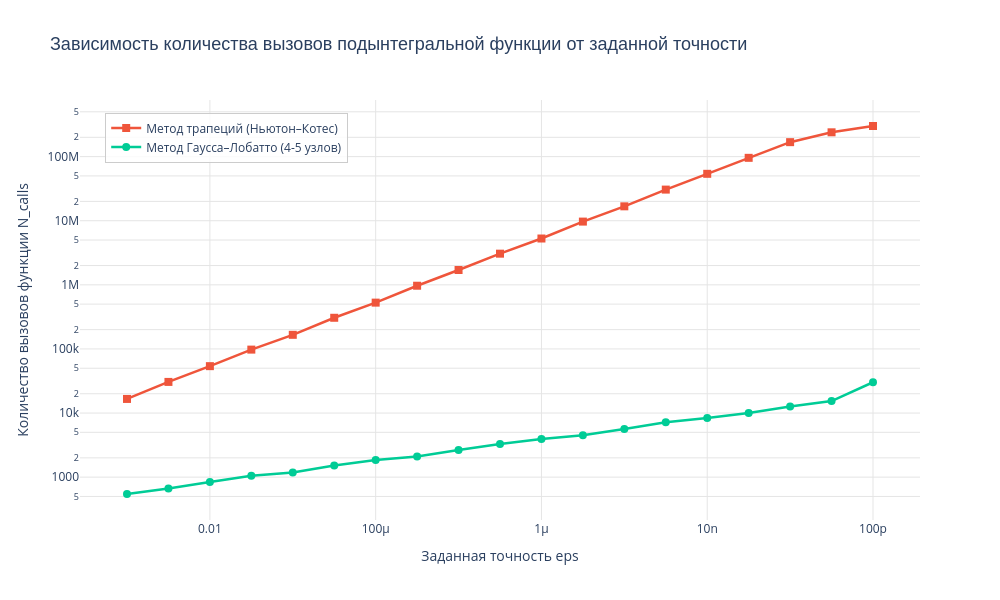

Notebook cell for this chart:
### Code cell
# ---------------------------------------------------------------------
# График 1: Вычислительные затраты (N_calls) от заданной точности eps
# ---------------------------------------------------------------------
fig1 = go.Figure()

fig1.add_trace(go.Scatter(
    x=trap_df["eps"],
    y=trap_df["func_calls"],
    mode="lines+markers",
    name="Метод трапеций (Ньютон–Котес)",
    line=dict(color="#EF553B", width=2.5),
    marker=dict(size=8, symbol="square")
))

fig1.add_trace(go.Scatter(
    x=lob_df["eps"],
    y=lob_df["func_calls"],
    mode="lines+markers",
    name="Метод Гаусса–Лобатто (4-5 узлов)",
    line=dict(color="#00CC96", width=2.5),
    marker=dict(size=8, symbol="circle")
))

fig1.update_layout(
    title=dict(
        text="Зависимость числа вызовов функции от заданной точности eps",
        font=dict(size=18, family="Arial")
    ),
    xaxis=dict(
        title="Заданная точность eps",
        type="log",
        autorange="reversed",
        showgrid=True,
        gridcolor="#E5E5E5",
        tickformat=".1e"
    ),
    yaxis=dict(
        title="Число вызовов функции N_calls",
        type="log",
        showgrid=True,
        gridcolor="#E5E5E5",
        tickformat=".1e"
    ),
    template="plotly_white",
    legend=dict(x=0.03, y=0.97, bgcolor="rgba(255,255,255,0.85)", bordercolor="#CCCCCC", borderwidth=1),
    width=1000,
    height=600
)

fig1.write_image("../data/calls_vs_eps.png", scale=2)
fig1.show()

### Figure 1 — Plotly figure (JSON) as saved in the notebook; plotly's stock layout.template omitted (floating-point values rounded to 4 significant figures)
{"data": [{"line": {"color": "#EF553B", "width": 2.5}, "marker": {"size": 8, "symbol": "square"}, "mode": "lines+markers", "name": "Метод трапеций (Ньютон–Котес)", "type": "scatter", "x": [0.1, 0.03162, 0.01, 0.003162, 0.001, 0.0003162, 0.0001, 3.162e-05, 1e-05, 3.162e-06, 1e-06, 3.162e-07, 1e-07, 3.162e-08, 1e-08, 3.162e-09, 1e-09, 3.162e-10, 1e-10], "y": [16599, 30601, 53899, 97607, 166023, 306231, 527655, 968271, 1703563, 3062405, 5278389, 9691437, 16771333, 30584753, 53925723, 95751423, 168101765, 239458855, 300319045]}, {"line": {"color": "#00CC96", "width": 2.5}, "marker": {"size": 8, "symbol": "circle"}, "mode": "lines+markers", "name": "Метод Гаусса–Лобатто (4-5 узлов)", "type": "scatter", "x": [0.1, 0.03162, 0.01, 0.003162, 0.001, 0.0003162, 0.0001, 3.162e-05, 1e-05, 3.162e-06, 1e-06, 3.162e-07, 1e-07, 3.162e-08, 1e-08, 3.162e-09, 1e-09, 3.162e-10, 1e-10], "y": [546, 667, 843, 1052, 1184, 1525, 1844, 2108, 2647, 3285, 3934, 4517, 5639, 7168, 8378, 10006, 12690, 15385, 30235]}], "layout": {"height": 600, "legend": {"bgcolor": "rgba(255,255,255,0.85)", "bordercolor": "#CCCCCC", "borderwidth": 1, "x": 0.03, "y": 0.97}, "title": {"font": {"family": "Arial", "size": 18}, "text": "Зависимость количества вызовов подынтегральной функции от заданной точности"}, "width": 1000, "xaxis": {"autorange": "reversed", "gridcolor": "#E5E5E5", "showgrid": true, "title": {"text": "Заданная точность eps"}, "type": "log"}, "yaxis": {"gridcolor": "#E5E5E5", "showgrid": true, "title": {"text": "Количество вызовов функции N_calls"}, "type": "log"}}}
